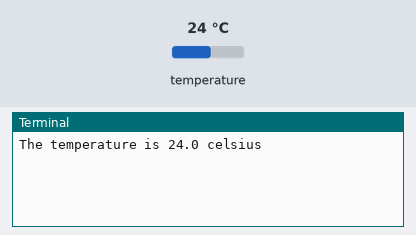
A program run on a simulated Raspberry Pi (BCM pin numbers). Parts: the last lines printed to the terminal. The inputs (shaded band) are chosen by the test bench; at power-on: temperature 24 °C.

Above: at 1.2 s.
1.3 s: temperature set to 12 °C
At 3.0 s:
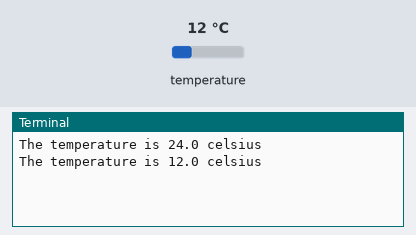
3.8 s: temperature set to 19 °C
At 5.0 s:
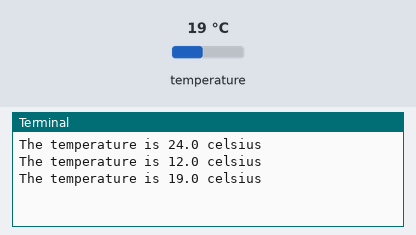
Timing chart, 0 to 6.8 s (numbered marks = the images above; inputs shaded):
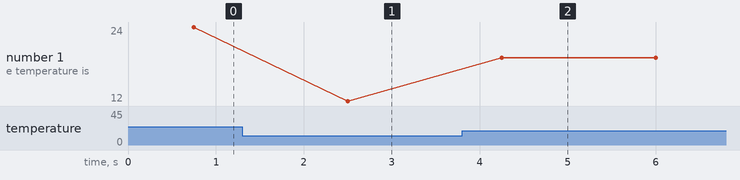

Measured:
- after the input at 1.3 s, the terminal: prints a new line after 1.2 s (image 1)
- after the input at 3.8 s, the terminal: prints a new line after 0.45 s (image 2)
- plotted number 1: 24 → 12 after the input at 1.3 s, 12 → 19 after the input at 3.8 s

The program:

demo_Read_DS18B20_kxn.py
```python
"""
    Step 1: Edit config.txt
                cd /boot
                sudo nano config.txt

            Add two line:
                dtoverlay=w1-gpio
                dtoverlay=w1-gpio,gpiopin=19
                (https://raspberryautomation.com/connect-multiple-ds18b20-temperature-sensors-to-a-raspberry-pi/)
    Step 2: Install library
            sudo pip3 install w1thermsensor
            (https://bigl.es/ds18b20-temperature-sensor-with-python-raspberry-pi/)

    Step 3: Connect DS18B20 to GPIO19 then Run the code
"""


import time
from w1thermsensor import W1ThermSensor
sensor = W1ThermSensor()

while True:
    temperature = sensor.get_temperature()
    print("The temperature is %s celsius" % temperature)
    time.sleep(1)
```
